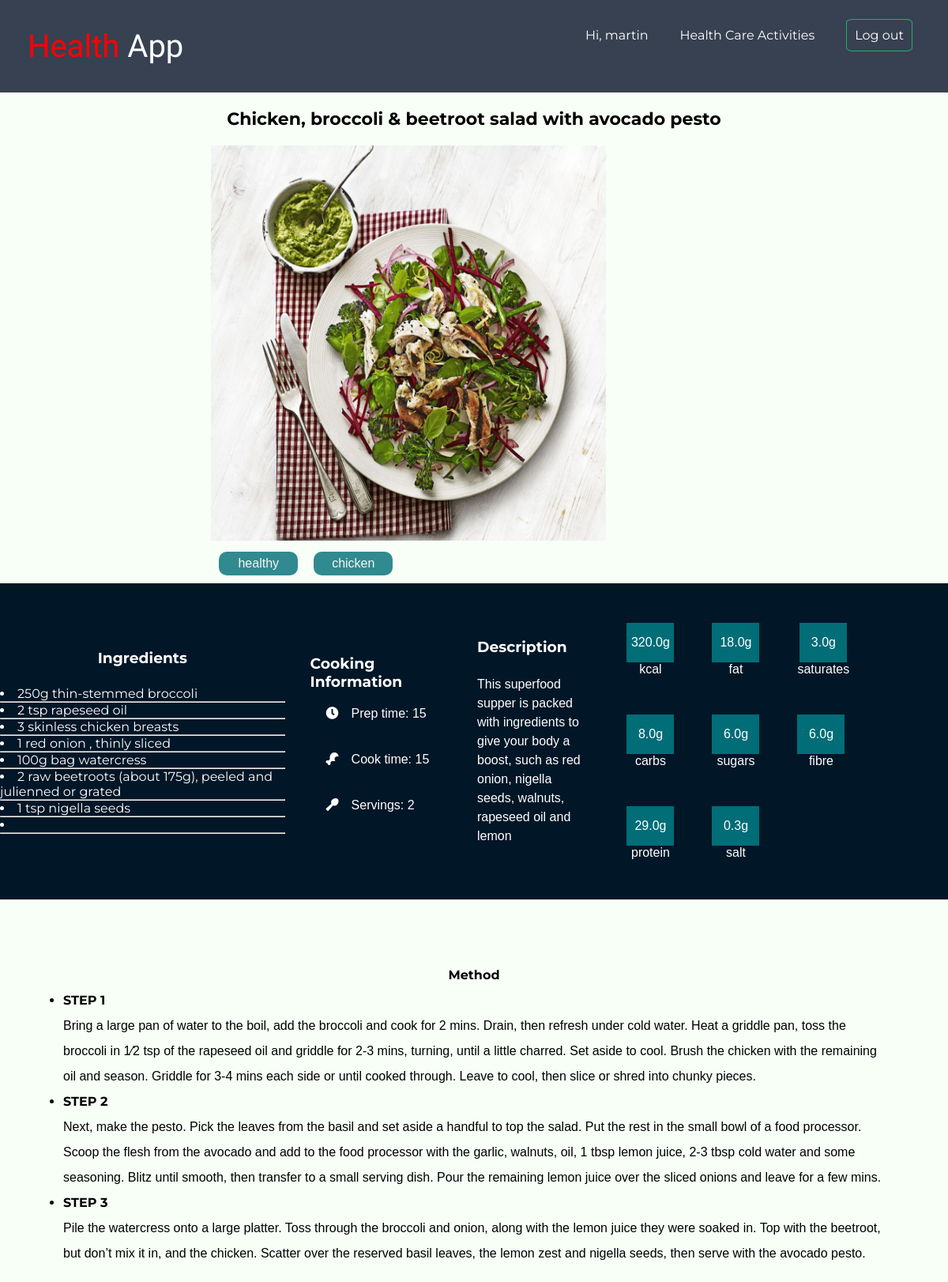
The page /nutrition_planner/recipe/1 (signed in) on the database its author committed.
### nutrition_planner/models.py (models this page shows, shortened)
class Recipe(models.Model):
    title = models.CharField(max_length=255)
    thumbnail = models.ImageField(null=True, blank=True)
    categories = models.CharField(max_length=120,null=True, blank=True, help_text="Separate categories with ;")
    description = models.TextField(null=True, blank=True)
    prep_time = models.IntegerField(null=True, blank=True)
    cook_time = models.IntegerField(null=True, blank=True)
    servings = models.IntegerField(null=True, blank=True)
    ingredients = models.TextField(null=True, blank=True, help_text="Separate ingredients with ;")
    content = RichTextField(null=True)
    def get_categories(self):
        return self.categories.strip().split(';')
    def get_ingredients(self):
        return self.ingredients.strip().split(';')

class Nutrition(models.Model):
    NUTRITION_CHOICES = (
        ('kcal','Kcal'),
        ('fat','Fat'),
        ('saturates','Saturates'),
        ('carbs','Carbs'),
        ('sugars','Sugars'),
        ('fibre','Fibre'),
        ('salt','Salt'),
        ('protein','Protein'),
    )
    recipe = models.ForeignKey(Recipe, related_name='recipe',on_delete=models.CASCADE, null=True)
    name = models.CharField(max_length=255,choices=NUTRITION_CHOICES)
    value = models.FloatField(null=True,help_text="In grams")

### nutrition_planner/views.py (the view)
# urls.py: path('recipe/<pk>', views.detailed_recipe, name='detailed_recipe'),
@login_required(login_url='accounts:login')
def detailed_recipe(request,pk):
    recipe = Recipe.objects.get(id = pk)
    nutritions = Nutrition.objects.filter(recipe= recipe.id)
    context = {'recipe': recipe,'nutritions':nutritions}
    return render(request,'nutrition_planner/detailed_recipe.html',context)

### templates/nutrition_planner/detailed_recipe.html (shortened to what this page needs)
{% extends 'accounts/base.html' %}
{%block extrahead %}
<link rel="stylesheet" href="https://cdnjs.cloudflare.com/ajax/libs/font-awesome/5.15.3/css/all.min.css" />
{% endblock %}
{% load static %}
 {% block content %}
<main class="recipe-detailed">
      <section class="recipe-header">
         <h1>{{recipe.title}}</h1>
         <img src="{{recipe.thumbnail.url}}" width="500" height="500" alt="{{recipe.title}}">
         <div class="category-section">
            {% for category in recipe.get_categories %}
            <div class="category-container">
               <p>{{category}}</p>
            </div>
         {% endfor %}
         </div>
      </section>
      <section class="additional-information">
      <div class="ingridients-box">
         <h3>Ingredients</h3>
         {% for ingredient in recipe.get_ingredients %}
          <li class="ingredient-item">{{ingredient}}</li>
          <hr>
         {% endfor %}
      </div>
      <div class="cooking-information">
         <h3>Cooking Information</h3>
         <div class="info-box prep-information">
            <i class="fa fa-clock"></i>
            <p>Prep time: {{recipe.prep_time}}</p>
         </div>
         <div class=" info-box cook-information">
         <i class="fas fa-drumstick-bite"></i>
         <p>Cook time: {{recipe.cook_time}}</p>
         </div>
         <div class=" info-box servings-information">
            <i class="fas fa-utensil-spoon"></i>
            <p>Servings: {{recipe.servings}}</p>
         </div>
      </div>
      <div class="description-panel">
         <h3>Description</h3>
         <p>{{recipe.description}}</p>
      </div>
      <div class="nutrition-panel">
         {% for nutrition in nutritions %}
            <div class="nutrition-item">
               <div class="nutrition-box">
                <p>{{nutrition.value}}g</p>
               </div>
               <p>{{nutrition.name}}</p>
            </div>
         {% endfor %}
      </div>
      </section>
      <section class="recipe-content">
         <p>{{recipe.content|safe}}</p>
      </section>
</main>
{% endblock %}

### templates/accounts/base.html (shortened to what this page needs)
{% load static %}
<!DOCTYPE html>
<html lang="en">
<head>
    <link rel="stylesheet" href="{% static 'css/style.css' %}">
   {%block extrahead %}
    {% endblock %}
</head>
<body>
    {% include 'accounts/nav.html' %}
    {% block content %}
    {% endblock %}
    </body>
    </html>

### templates/accounts/nav.html (shortened to what this page needs)
 {% load static %}
<nav class="navbar">
    <li class="nav-item-left">
       <a class="logo-text" href="{% url 'accounts:home' %}"><span id="Health">Health</span> App</a>
    </li>
    {% if user.is_authenticated %}
    <li class="profile-link">
        <a class="" href="{% url 'accounts:profile' %}">Hi, {{ user.username }}</a>
    </li>
   <li>
        <div class="menu">
            <button class="menuButton">Health Care Activities</button>
          </div>
    </li>
    <li class="nav-item-right">
        <a class="btn-register" href="{% url 'accounts:logout' %}">Log out</a>
    </li>
    {% endif %}
</nav>

### static/css/style.css (style rules this page uses)
* { font-family: 'Montserrat', sans-serif; margin: 0; padding: 0; box-sizing: border-box; }
body { font-family: 'Montserrat', sans-serif; background-color: #E5E7EB; }
a { text-decoration: none; }
.navbar li { list-style: none; padding: 20px; }
.navbar { background-color: #374151; color: #fff; display: flex; justify-content: flex-end; padding: 20px; height: 100%; padding: 15px; }
.nav-item-left { margin-right: auto; }
.logo-text { font-family: 'Lobster', cursive; font-size: 40px; color: white; }
#Health { font-family: 'Lobster', cursive; font-weight: normal; font-size: 40px; margin: 0; color: red; }
.nav-item-right { margin-right: 10px; }
.profile-link>a { color: white; }
.profile-link { list-style: none; }
.btn-register { border: 0.5px solid #27AE60; padding: 10px; border-radius: 10%; border: 0.5px solid #27AE60; background-color: #374151; color: #fff; transition: ease-in 0.5s; }
span, h1 { font-weight: bold; font-size: 22px; margin: 20px; }
p { font-family: 'Poppins', sans-serif; }
.menuButton { background-color: #374151; color: white; border: none; font-size: 16px; margin: 0; padding: 0; }
.recipe-detailed { display: flex; justify-content: center; align-items: center; flex-direction: column; height: 100%; background-color: #f7fff7; }
.category-section { display: flex; justify-content: flex-start; align-items: center; flex-direction: row; }
.category-container { display: flex; justify-content: center; align-items: center; flex-direction: column; background-color: #006d77; width: 100px; height: 30px; margin: 10px; opacity: 0.8; text-align: center; color: rgb(248, 244, 244); border-radius: 10px; }
.additional-information { display: flex; justify-content: flex-start; align-items: center; width: 100%; height: 50vh; background-color: #011627; color: white; }
.ingridients-box h3 { margin-bottom: 1.5rem; text-align: center; }
.description-panel { width: 250px; overflow: wrap; padding: 2em; }
.description-panel p { margin-top: 1.5rem; line-height: 1.5em; }
.cooking-information { margin-left: 2rem; display: flex; flex-direction: column; justify-content: space-between; align-items: flex-start; width: 250px; }
.cooking-information div { display: flex; width: 100%; height: 30%; margin: 20px; }
.info-box i { margin-right: 1em; }
.nutrition-panel { display: flex; justify-content: space-between; justify-content: flex-start; width: 600px; flex-wrap: wrap; }
.nutrition-item { display: flex; justify-content: center; align-items: center; flex-direction: column; margin: 1.5rem; }
.nutrition-box { display: flex; justify-content: center; align-items: center; background-color: #006d77; min-width: 60px; height: 50px; }
.recipe-content { display: flex; justify-content: center; align-items: center; flex-direction: column; padding: 5rem; line-height: 2rem; }
* { box-sizing: border-box; }

### rows shown on the page
Recipe: title "Chicken, broccoli & beetroot salad with avocado pesto", thumbnail (picture), prep_time "15", cook_time "15", servings "2", description "This superfood supper is packed with ingredients to give your body a boost, such as red onion, nigella seeds, walnuts, rapeseed oil and lemon", content "Method STEP 1 Bring a large pan of water to the boil, add the broccoli and cook for 2 mins. Drain, then refresh under cold water. Heat a griddle pan, toss the broccoli in 1⁄2 tsp of the rapeseed oil and griddle for 2-3 mins, turning, until a little charred. Set aside to cool. Brush the chicken with the remaining oil and season. Griddle for 3-4 mins each side or until cooked through. Leave to cool, then slice or shred into chunky pieces. STEP 2 Next, make the pesto. Pick the leaves from the basil and set aside a handful to top the salad. Put the rest in the small bowl of a food processor. Scoop the flesh from the avocado and add to the food processor with the garlic, walnuts, oil, 1 tbsp…"
Nutrition: value "320.0", name "kcal"
Nutrition: value "18.0", name "fat"
Nutrition: value "3.0", name "saturates"
Nutrition: value "8.0", name "carbs"
Nutrition: value "6.0", name "sugars"
Nutrition: value "6.0", name "fibre"
Nutrition: value "29.0", name "protein"
Nutrition: value "0.3", name "salt"

### other values the page prints
{{ user.username }} "martin"
{{ category }} "healthy" "chicken"
{{ ingredient }} "250g thin-stemmed broccoli" "2 tsp rapeseed oil" "3 skinless chicken breasts" "1 red onion , thinly sliced" "100g bag watercress" "2 raw beetroots (about 175g), peeled and julienned or grated" "1 tsp nigella seeds"
